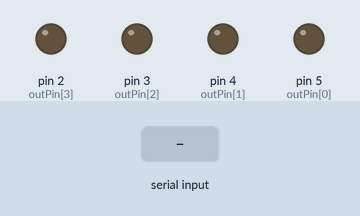
Simulated run of this sketch. Board: Arduino Uno, built with avr-gcc and run on an emulated ATmega328P. On the bench: output pins drawn as LEDs (lit = HIGH). The inputs (shaded band) are chosen by the test bench.

Above: at 1.2 s.
1.3 s: "1" received over Serial
At 2.9 s:
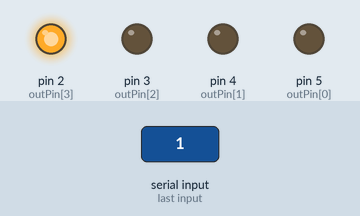
3.8 s: "2" received over Serial
At 6.6 s:
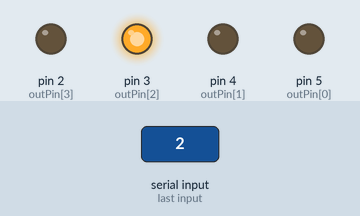
6.8 s: "r" received over Serial
At 7.5 s:
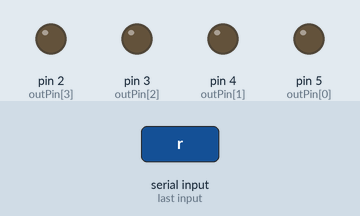
8.3 s: "3" received over Serial
At 12.2 s:
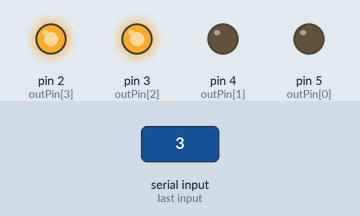
Timing chart, 0 to 13.7 s (numbered marks = the images above; inputs shaded):
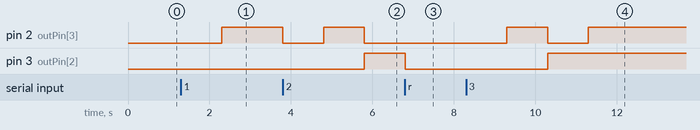

The sketch:

counter.ino
```cpp
// first of all we declare our variables

int counter = 0; // this variable will help us to count from 0 to 9 on binary numbers
int outPin[4] = {5, 4, 3, 2}; // with this array we will active the outputs of our arduino uno
int input; // this will help us to send orders to our arduino through the serial monitor

// now we well active the outputs and the serial monitor
void setup () {
 for (counter=0; counter<6; counter++)
    pinMode(outPin[counter], OUTPUT);
  Serial.begin(9600);
  counter = 0;
}

void loop () {
  // if the serial monitor is available we will be able to active the counter
  if (Serial.available()>0){
    input=Serial.read();
    /* i put the letter 'r' as a reset, that we will use when for example the arduino counts
    until 9 or 7, so because the arduino will continue showing the number 7 we could want to
    reset that, so the arduino will show the number 0 instead of 7 or 9*/
    if (input=='r') {
      PORTD = counter<<2;
      counter = 0;
    }
    /* is we send the number 1 through the serial monitor the arduino will count until the number 1
    the same apply with the rest of the code*/
    if (input=='1') {
      while (counter<=1) {
         PORTD = counter<<2;
         delay(1000);
         counter++;  }
    }
    // the arduino will count until the number two if we send so through the serial monitor
    if (input=='2') {
      while (counter<=2) {
         PORTD = counter<<2;
         delay(1000);
         counter++;  }
    }
    // the arduino will count until the number three if we send so through the serial monitor

    if (input=='3') {
      while (counter<=3) {
         PORTD = counter<<2;
         delay(1000);
         counter++;  }
    }
    // the arduino will count until the number four if we send so through the serial monitor
    if (input=='4') {
      while (counter<=4) {
         PORTD = counter<<2;
         delay(1000);
         counter++;  }
    }
    // the arduino will count until the number five if we send so through the serial monitor
    if (input=='5') {
      while (counter<=5) {
         PORTD = counter<<2;
         delay(1000);
         counter++;  }
    }
    // the arduino will count until the number six if we send so through the serial monitor
    if (input=='6') {
      while (counter<=6) {
         PORTD = counter<<2;
         delay(1000);
         counter++;  }
    }
    // the arduino will count until the number seven if we send so through the serial monitor
    if (input=='7') {
      while (counter<=7) {
         PORTD = counter<<2;
         delay(1000);
         counter++;  }
    }
    // the arduino will count until the number eight if we send so through the serial monitor
    if (input=='8') {
      while (counter<=8) {
         PORTD = counter<<2;
         delay(1000);
         counter++;  }
    }
    // the arduino will count until the number nine if we send so through the serial monitor
    if (input=='9') {
      while (counter<=9) {
         PORTD = counter<<2;
         delay(1000);
         counter++;  }
    }
  counter = 0;  // and finally we equal our variable counter to 0 again to avoid problems with the loop
  }
} 
```

Measured:
- after the input at 1.3 s, pin 2 (outPin[3]): LOW → HIGH after 1.0 s
- after the input at 3.8 s, pin 2 (outPin[3]): HIGH → LOW at once, → HIGH 1.0 s later, → LOW 1.0 s later; pin 3 (outPin[2]): LOW → HIGH after 2.0 s
- after the input at 6.8 s, pin 3 (outPin[2]): HIGH → LOW at once
- after the input at 8.3 s, pin 2 (outPin[3]): LOW → HIGH after 1.0 s, → LOW 1.0 s later, → HIGH 1.0 s later; pin 3 (outPin[2]): LOW → HIGH after 2.0 s
